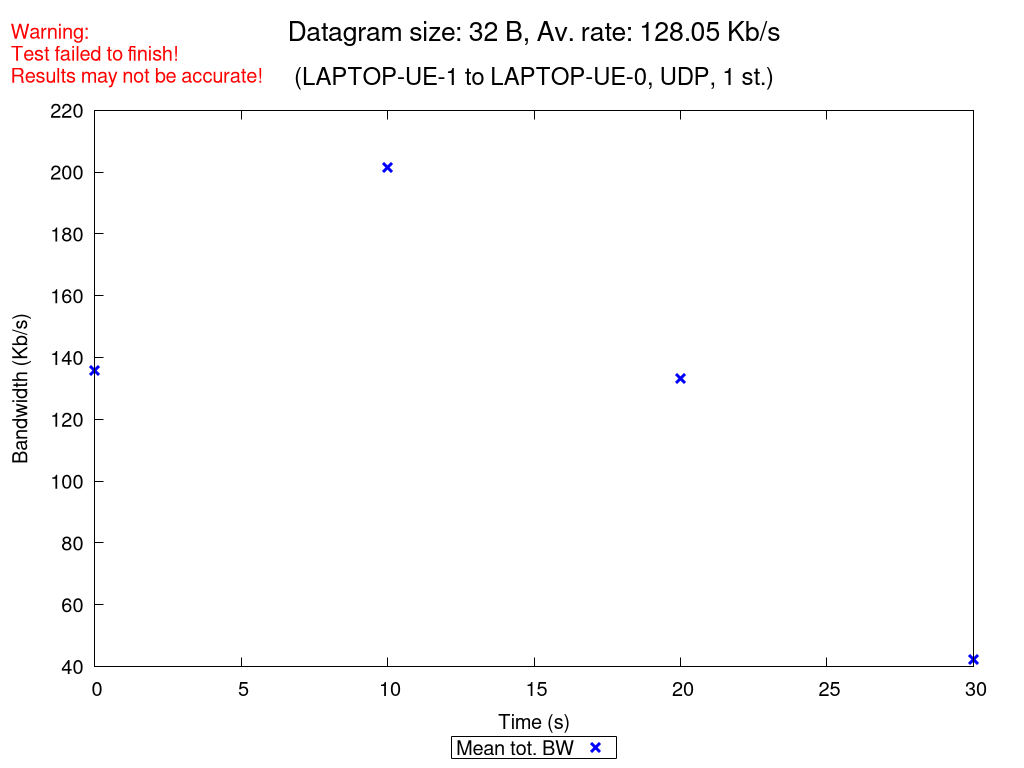

gnuplot code for this plot:
set terminal pngcairo nocrop enhanced size 1024,768 font "Verdana,15"
set output "UDP_1_st_2020_10_18_02-06-25_two2one_00032B.png"

set title "{/=20 Datagram size: 32 B, Av. rate: 128.05 Kb/s}\n\n{/=18 (LAPTOP-UE-1 to LAPTOP-UE-0, UDP, 1 st.)}"
set label "Warning:\nTest failed to finish!\nResults may not be accurate!" at screen 0.01, screen 0.96 tc rgb "red"

set xlabel "Time (s)"
set ylabel "Bandwidth (Kb/s)"
set ytics nomirror
set key bmargin center horizontal box samplen 1 width -1
set bmargin 4.6
set rmargin 4.5

rf = 1000.0  # rate factor
set style fill transparent solid 0.2 noborder
set autoscale xfix
plot "UDP_1_st_2020_10_18_02-06-25_two2one_00032B_iperf_processed.dat" using 1:($2/rf-$3/rf):($2/rf+$3/rf) with filledcurves lc rgb "blue" notitle, \
     "" using 1:($2/rf) with points pt 2 ps 1.5 lw 3 lc rgb "blue" title "Mean tot. BW", \
